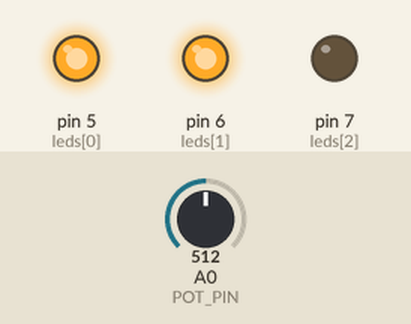
This sketch was run on a simulated Arduino Uno, built with avr-gcc and run on an emulated ATmega328P. Shown: output pins drawn as LEDs (lit = HIGH). Inputs (shaded band) come from the test bench; at power-on: A0 (POT_PIN) = 512.

Above: at 1.2 s.
1.3 s: A0 (POT_PIN) set to 575
2.8 s: A0 (POT_PIN) set to 593
At 3.2 s:
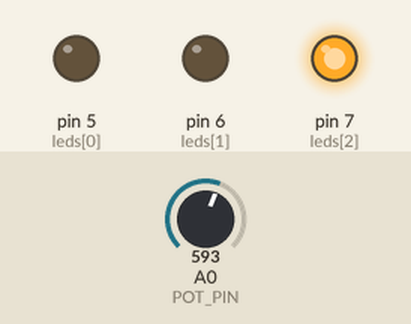
4.3 s: A0 (POT_PIN) set to 306
At 5.5 s:
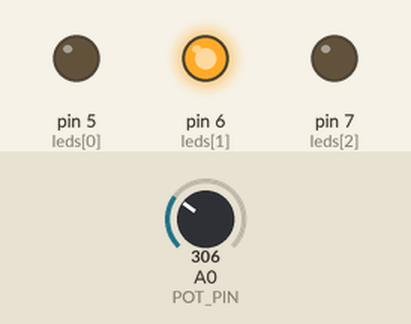
5.8 s: A0 (POT_PIN) set to 277
At 6.7 s:
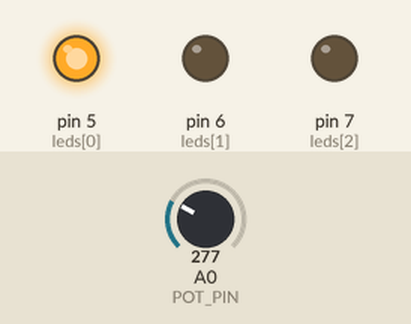
7.3 s: A0 (POT_PIN) set to 162
8.8 s: A0 (POT_PIN) set to 133
At 10.2 s:
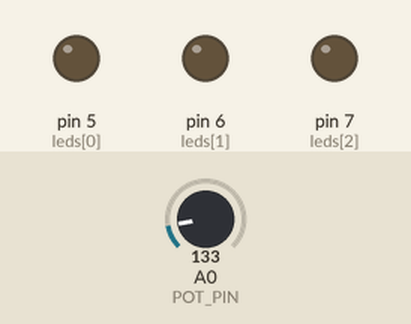
Timing chart, 0 to 11.3 s (numbered marks = the images above; inputs shaded):
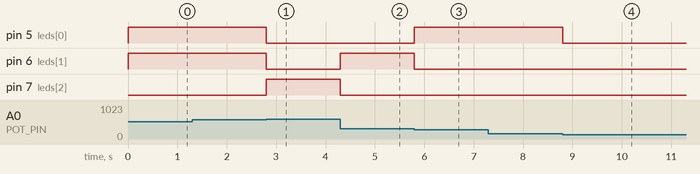

Measured:
- the behaviour switches between 584 and 585 on A0 (POT_PIN) (found by bisection; images 0 and 1)
- the behaviour switches between 293 and 292 on A0 (POT_PIN) (found by bisection; images 2 and 3)
- the behaviour switches between 147 and 146 on A0 (POT_PIN) (found by bisection; images 3 and 4)
- after the input at 1.3 s, every drawn part: stays the same
- after the input at 2.8 s, pin 5 (leds[0]), pin 6 (leds[1]): HIGH → LOW at once; pin 7 (leds[2]): LOW → HIGH at once
- after the input at 4.3 s, pin 6 (leds[1]): LOW → HIGH at once; pin 7 (leds[2]): HIGH → LOW at once
- after the input at 5.8 s, pin 5 (leds[0]): LOW → HIGH at once; pin 6 (leds[1]): HIGH → LOW at once
- after the input at 7.3 s, every drawn part: stays the same
- after the input at 8.8 s, pin 5 (leds[0]): HIGH → LOW at once

The sketch:

ledsBinaryCounter.ino
```cpp
#define POT_PIN A0
#define LED_COUNT 3

// If you want to add more leds just change the value of constant LED_COUNT and add the corresponding port in the leds' array below
int leds[LED_COUNT] = {5, 6, 7};
int potReadMap = 0;
int potRead = 0;
int value = 0;

void setup() {
  Serial.begin(9600);
  pinMode(POT_PIN, INPUT);
  for (int i = 0; i < LED_COUNT; i++){
      pinMode(leds[i], OUTPUT);
  }
}

void loop() {
  value = readConvertPot();
  for (int i = 0; i < LED_COUNT; i++){
    digitalWrite(leds[i], bitRead(potReadMap, i));
  }
}

int readConvertPot(){
  potRead = analogRead(POT_PIN);
  potReadMap = map(potRead, 0, 1023, 0, (int) pow(2, LED_COUNT)-1);
  return potReadMap;
}
```
